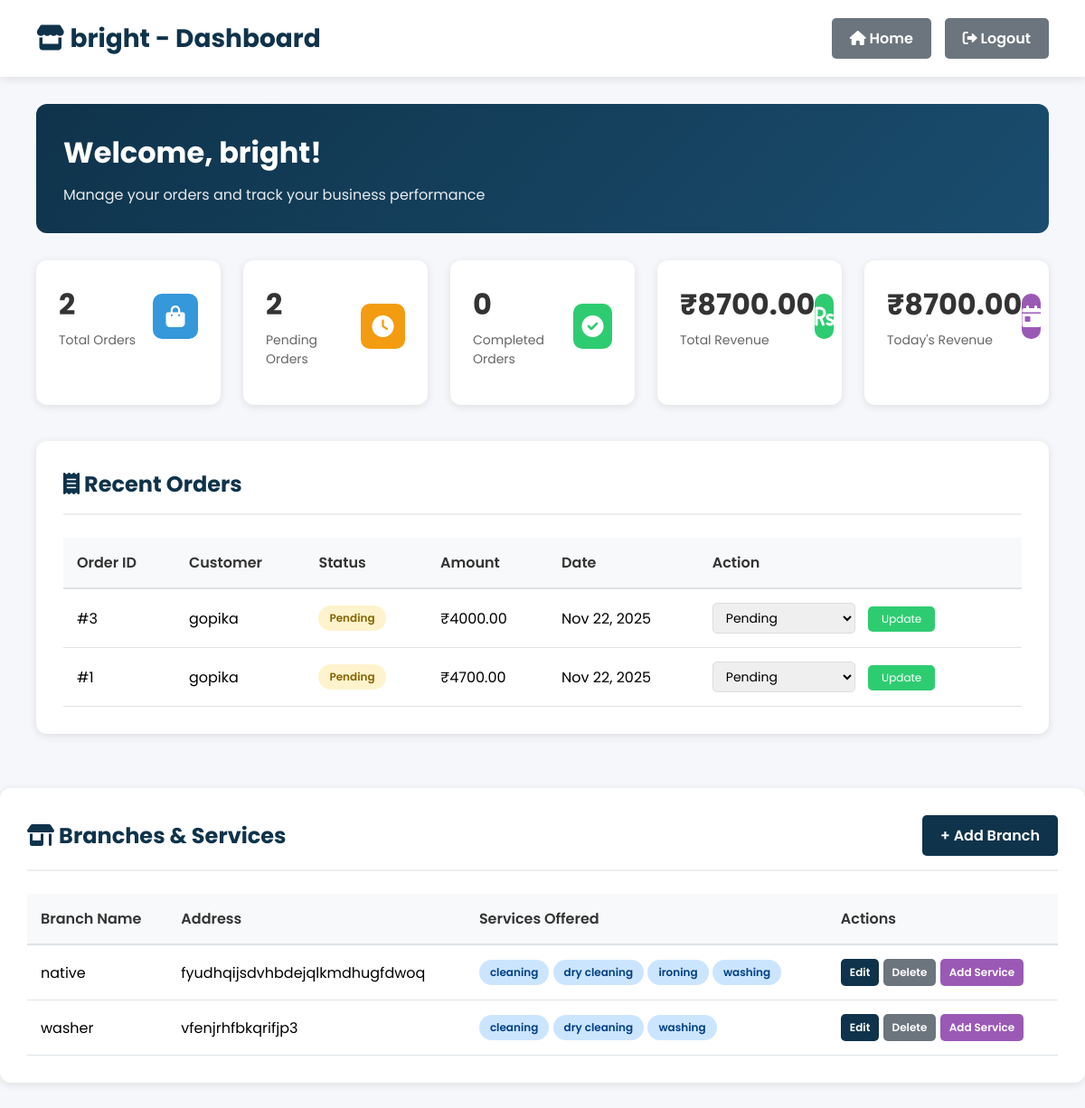
Page /shop/dashboard/ (signed in) on the committed database.
### shop/models.py (models this page shows, shortened)
class LaundryShop(models.Model):
    name = models.CharField(max_length=100, unique=True)
    email = models.EmailField(unique=True)
    password = models.CharField(max_length=128)
    address = models.TextField()
    city = models.CharField(max_length=100, blank=True, null=True)
    latitude = models.CharField(max_length=100, blank=True, null=True)
    longitude = models.CharField(max_length=100, blank=True, null=True)
    is_open = models.BooleanField(default=True)
    is_approved = models.BooleanField(default=False)
    phone = models.CharField(max_length=15)
    image = models.ImageField(upload_to="shops/", blank=True, null=True)
    created_at = models.DateTimeField(auto_now_add=True)

class Order(models.Model):
    STATUS_CHOICES = (
        ("Pending", "Pending"),
        ("Washing", "Washing"),
        ("Drying", "Drying"),
        ("Ironing", "Ironing"),
        ("Ready", "Ready for Pickup"),
        ("Completed", "Completed"),
    )
    user = models.ForeignKey(User, on_delete=models.CASCADE)
    shop = models.ForeignKey(LaundryShop, on_delete=models.SET_NULL, null=True)
    cloth_status = models.CharField(max_length=20, choices=STATUS_CHOICES, default="Pending")
    amount = models.DecimalField(max_digits=10, decimal_places=2, default=0)
    created_at = models.DateTimeField(auto_now_add=True)

class Branch(models.Model):
    shop = models.ForeignKey(LaundryShop, on_delete=models.CASCADE, related_name='branches')
    name = models.CharField(max_length=150)
    address = models.TextField()
    phone = models.CharField(max_length=50, blank=True, null=True)
    created_at = models.DateTimeField(auto_now_add=True)
    class Meta:
        unique_together = ('shop', 'name')
        ordering = ['name']

class Service(models.Model):
    branch = models.ForeignKey('Branch', on_delete=models.CASCADE, related_name='services')
    name = models.CharField(max_length=120)
    price = models.DecimalField(max_digits=10, decimal_places=2, null=True, blank=True)  # optional
    created_at = models.DateTimeField(auto_now_add=True)
    class Meta:
        unique_together = ('branch', 'name')
        ordering = ['name']

### shop/views.py (the view)
# urls.py: path("shop/dashboard/", views.shop_dashboard, name="shop_dashboard"),
@shop_login_required
def shop_dashboard(request):
    shop_id = request.session.get('shop_id')
    shop = get_object_or_404(LaundryShop, id=shop_id)
    shop_orders = Order.objects.filter(shop=shop).order_by('-created_at')
    total_orders = shop_orders.count()
    pending_orders = shop_orders.filter(cloth_status="Pending").count()
    washing_orders = shop_orders.filter(cloth_status="Washing").count()
    drying_orders = shop_orders.filter(cloth_status="Drying").count()
    ironing_orders = shop_orders.filter(cloth_status="Ironing").count()
    ready_orders = shop_orders.filter(cloth_status="Ready").count()
    completed_orders = shop_orders.filter(cloth_status="Completed").count()
    total_revenue = shop_orders.aggregate(total=Sum('amount'))['total'] or 0
    today_revenue = shop_orders.filter(
        created_at__date=datetime.now().date()
    ).aggregate(total=Sum('amount'))['total'] or 0
    recent_orders = shop_orders.select_related('user')[:10]
    branches = Branch.objects.filter(shop=shop).prefetch_related('services')
    context = {
        'shop': shop,
        'total_orders': total_orders,
        'pending_orders': pending_orders,
        'washing_orders': washing_orders,
        'drying_orders': drying_orders,
        'ironing_orders': ironing_orders,
        'ready_orders': ready_orders,
        'completed_orders': completed_orders,
        'total_revenue': total_revenue,
        'today_revenue': today_revenue,
        'recent_orders': recent_orders,
        'branches': branches,
    }
    return render(request, 'shop_dashboard.html', context)

### shop/views.py (called while the page is built)
def is_shop_logged_in(request):
    return 'shop_id' in request.session

def shop_login_required(view_func):
    from functools import wraps
    @wraps(view_func)
    def wrapper(request, *args, **kwargs):
        if not is_shop_logged_in(request):
            messages.error(request, "Please login to access this page")
            return redirect("shop_login")
        return view_func(request, *args, **kwargs)
    return wrapper

### shop/templates/shop_dashboard.html (shortened to what this page needs)
{% load static %}
<!DOCTYPE html>
<html lang="en">
<head>
    <link rel="stylesheet" href="https://cdnjs.cloudflare.com/ajax/libs/font-awesome/6.0.0-beta3/css/all.min.css">
</head>
<body>
    <div class="shop-header">
        <h1><i class="fas fa-store"></i> {{ shop.name }} - Dashboard</h1>
        <div class="header-actions">
            <a href="{% url 'home' %}" class="btn btn-secondary">
                <i class="fas fa-home"></i> Home
            </a>
            <a href="{% url 'shop_logout' %}" class="btn btn-secondary">
                <i class="fas fa-sign-out-alt"></i> Logout
            </a>
        </div>
    </div>
    <div class="shop-container">
        <div class="welcome-section">
            <h2>Welcome, {{ shop.name }}!</h2>
            <p>Manage your orders and track your business performance</p>
        </div>
        <div class="stats-grid">
            <div class="stat-card">
                <div class="stat-card-header">
                    <div>
                        <div class="stat-card-value">{{ total_orders }}</div>
                        <div class="stat-card-label">Total Orders</div>
                    </div>
                    <div class="stat-card-icon icon-blue">
                        <i class="fas fa-shopping-bag"></i>
                    </div>
                </div>
            </div>
            <div class="stat-card">
                <div class="stat-card-header">
                    <div>
                        <div class="stat-card-value">{{ pending_orders }}</div>
                        <div class="stat-card-label">Pending Orders</div>
                    </div>
                    <div class="stat-card-icon icon-orange">
                        <i class="fas fa-clock"></i>
                    </div>
                </div>
            </div>
            <div class="stat-card">
                <div class="stat-card-header">
                    <div>
                        <div class="stat-card-value">{{ completed_orders }}</div>
                        <div class="stat-card-label">Completed Orders</div>
                    </div>
                    <div class="stat-card-icon icon-green">
                        <i class="fas fa-check-circle"></i>
                    </div>
                </div>
            </div>
            <div class="stat-card">
                <div class="stat-card-header">
                    <div>
                        <div class="stat-card-value">₹{{ total_revenue|floatformat:2 }}</div>
                        <div class="stat-card-label">Total Revenue</div>
                    </div>
                    <div class="stat-card-icon icon-green">
                        <i class="fas fa-rupee-sign"></i>
                    </div>
                </div>
            </div>
            <div class="stat-card">
                <div class="stat-card-header">
                    <div>
                        <div class="stat-card-value">₹{{ today_revenue|floatformat:2 }}</div>
                        <div class="stat-card-label">Today's Revenue</div>
                    </div>
                    <div class="stat-card-icon icon-purple">
                        <i class="fas fa-calendar-day"></i>
                    </div>
                </div>
            </div>
        </div>
        <div class="dashboard-section">
            <div class="section-header">
                <h2><i class="fas fa-receipt"></i> Recent Orders</h2>
            </div>
            {% if recent_orders %}
            <table class="data-table">
                <thead>
                    <tr>
                        <th>Order ID</th>
                        <th>Customer</th>
                        <th>Status</th>
                        <th>Amount</th>
                        <th>Date</th>
                        <th>Action</th>
                    </tr>
                </thead>
                <tbody>
                    {% for order in recent_orders %}
                    <tr>
                        <td>#{{ order.id }}</td>
                        <td>{{ order.user.username }}</td>
                        <td>
                            <span class="status-badge status-{{ order.cloth_status|lower }}">{{ order.cloth_status }}</span>
                        </td>
                        <td>₹{{ order.amount|floatformat:2 }}</td>
                        <td>{{ order.created_at|date:"M d, Y" }}</td>
                        <td>
                            <select class="status-select" id="status-{{ order.id }}">
                                <option value="Pending" {% if order.cloth_status == "Pending" %}selected{% endif %}>Pending</option>
                            </select>
                            <button class="update-btn" onclick="updateOrderStatus({{ order.id }})">
                                Update
                            </button>
                        </td>
                    </tr>
                    {% endfor %}
                </tbody>
            </table>
            {% else %}
            <div class="empty-state">
                <i class="fas fa-inbox"></i>
                <p>No orders yet</p>
            </div>
            {% endif %}
        </div>
    </div>
    <div class="dashboard-section">
        <div class="section-header">
            <h2><i class="fas fa-store-alt"></i> Branches & Services</h2>
            <a href="{% url 'add_branch' %}" class="btn btn-primary">+ Add Branch</a>
        </div>
        {% if branches %}
        <table class="data-table">
            <thead>
                <tr>
                    <th>Branch Name</th>
                    <th>Address</th>
                    <th>Services Offered</th>
                    <th>Actions</th>
                </tr>
            </thead>
            <tbody>
                {% for branch in branches %}
                <tr>
                    <td>{{ branch.name }}</td>
                    <td>{{ branch.address }}</td>
                    <td>
                        {% if branch.services.all %}
                            {% for s in branch.services.all %}
                                <span class="status-badge status-ready">{{ s.name }}</span>
                            {% endfor %}
                        {% else %}
                            <span class="status-badge status-pending">No Services</span>
                        {% endif %}
                    </td>
                    <td>
                        <a href="{% url 'edit_branch' branch.id %}"
                        class="btn btn-primary"
                        style="padding:6px 10px;font-size:12px;">
                        Edit
                        </a>
                        <a href="{% url 'delete_branch' branch.id %}"
                        class="btn btn-secondary"
                        style="padding:6px 10px;font-size:12px;">
                        Delete
                        </a>
                        <a href="{% url 'add_service_branch' branch.id %}"
                        class="btn btn-primary"
                        style="padding:6px 10px;font-size:12px;background:#9b59b6;">
                        Add Service
                        </a>
                    </td>
                </tr>
                {% endfor %}
            </tbody>
        </table>
        {% else %}
        <div class="empty-state">
            <i class="fas fa-map-marker-alt"></i>
            <p>No branches added yet</p>
            <a href="{% url 'add_branch' %}" class="btn btn-primary" style="margin-top:15px;">Add Branch</a>
        </div>
        {% endif %}
    </div>
</body>
</html>

### shop/templates/shop_dashboard.html (style rules this page uses)
* { margin: 0; padding: 0; font-family: "Poppins", sans-serif; box-sizing: border-box; }
body { background: #f5f7fa; }
:root { --primary-color: #0f334bff; --accent-color: #2ecc71; --warning-color: #f39c12; --info-color: #3498db; }
.shop-header { background: white; padding: 20px 40px; box-shadow: 0 2px 10px rgba(0,0,0,0.1); display: flex; justify-content: space-between; align-items: center; position: sticky; top: 0; z-index: 100; }
.shop-header h1 { color: var(--primary-color); font-size: 28px; }
.shop-header .header-actions { display: flex; gap: 15px; align-items: center; }
.btn { padding: 10px 20px; border-radius: 5px; text-decoration: none; font-weight: 600; transition: all 0.3s; border: none; cursor: pointer; display: inline-block; }
.btn-primary { background: var(--primary-color); color: white; }
.btn-secondary { background: #6c757d; color: white; }
.shop-container { max-width: 1400px; margin: 0 auto; padding: 30px 40px; }
.welcome-section { background: linear-gradient(135deg, var(--primary-color) 0%, #1a4d6e 100%); color: white; padding: 30px; border-radius: 12px; margin-bottom: 30px; }
.welcome-section h2 { font-size: 32px; margin-bottom: 10px; }
.welcome-section p { font-size: 16px; opacity: 0.9; }
.stats-grid { display: grid; grid-template-columns: repeat(auto-fit, minmax(200px, 1fr)); gap: 25px; margin-bottom: 40px; }
.stat-card { background: white; padding: 25px; border-radius: 12px; box-shadow: 0 2px 10px rgba(0,0,0,0.1); transition: transform 0.3s, box-shadow 0.3s; }
.stat-card-header { display: flex; justify-content: space-between; align-items: center; margin-bottom: 15px; }
.stat-card-icon { width: 50px; height: 50px; border-radius: 10px; display: flex; align-items: center; justify-content: center; font-size: 24px; color: white; }
.icon-blue { background: var(--info-color); }
.icon-green { background: var(--accent-color); }
.icon-orange { background: var(--warning-color); }
.icon-purple { background: #9b59b6; }
.stat-card-value { font-size: 32px; font-weight: 700; color: #333; margin-bottom: 5px; }
.stat-card-label { color: #666; font-size: 14px; }
.dashboard-section { background: white; padding: 30px; border-radius: 12px; box-shadow: 0 2px 10px rgba(0,0,0,0.1); margin-bottom: 30px; }
.section-header { display: flex; justify-content: space-between; align-items: center; margin-bottom: 25px; padding-bottom: 15px; border-bottom: 2px solid #eee; }
.section-header h2 { color: var(--primary-color); font-size: 24px; }
.data-table { width: 100%; border-collapse: collapse; }
.data-table thead { background: #f8f9fa; }
.data-table th { padding: 15px; text-align: left; font-weight: 600; color: #333; border-bottom: 2px solid #dee2e6; }
.data-table td { padding: 15px; border-bottom: 1px solid #dee2e6; }
.status-badge { padding: 5px 12px; border-radius: 20px; font-size: 12px; font-weight: 600; display: inline-block; }
.status-pending { background: #fff3cd; color: #856404; }
.status-ready { background: #cce5ff; color: #004085; }
.status-select { padding: 5px 10px; border-radius: 5px; border: 1px solid #ddd; font-size: 14px; cursor: pointer; }
.update-btn { padding: 5px 15px; background: var(--accent-color); color: white; border: none; border-radius: 5px; cursor: pointer; font-size: 12px; margin-left: 10px; }

### rows in the picture
LaundryShop: name "bright"
Order: id "3", user.username "gopika", cloth_status "Pending", amount "4000.00", created_at "Nov 22, 2025", cloth_status+id "Pending"
Order: id "1", user.username "gopika", cloth_status "Pending", amount "4700.00", created_at "Nov 22, 2025", cloth_status+id "Pending"
Branch: name "native", address "fyudhqijsdvhbdejqlkmdhugfdwoq"
Service: name "cleaning"
Service: name "dry cleaning"
Service: name "ironing"
Service: name "washing"
Branch: name "washer", address "vfenjrhfbkqrifjp3"
Service: name "cleaning"
Service: name "dry cleaning"
Service: name "washing"

### other values in the picture
{{ total_orders }} "2"
{{ pending_orders }} "2"
{{ completed_orders }} "0"
{{ total_revenue|floatformat:2 }} "8700.00"
{{ today_revenue|floatformat:2 }} "8700.00"
